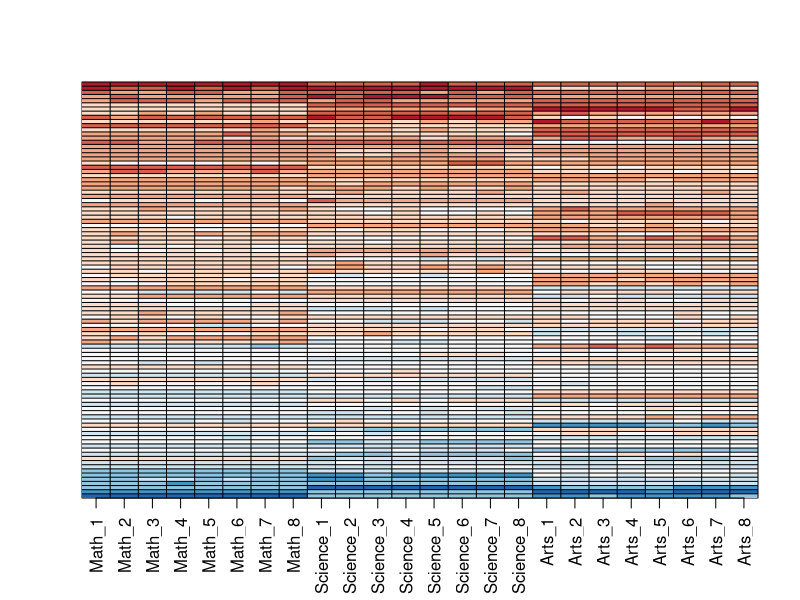
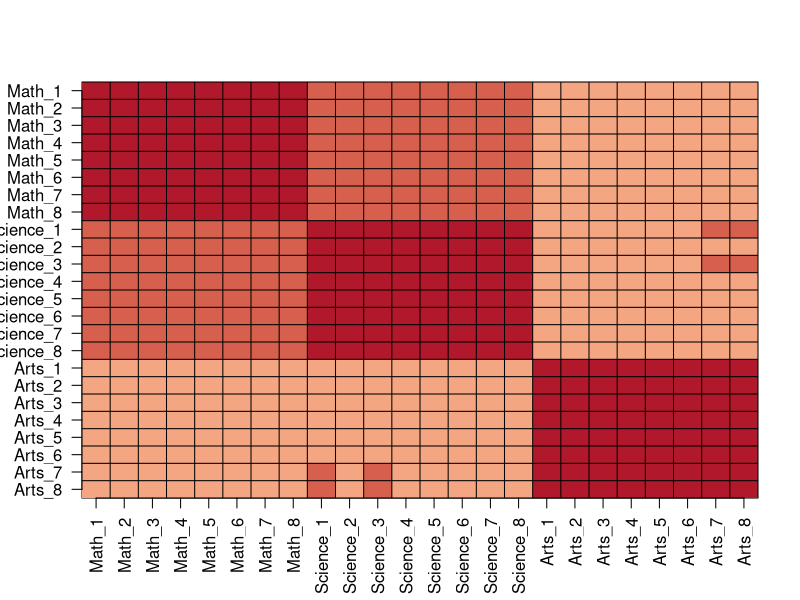
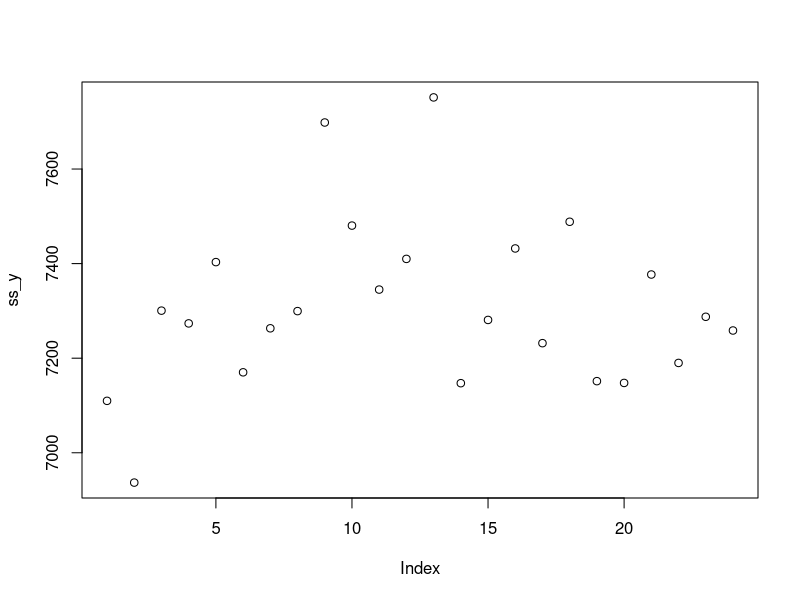
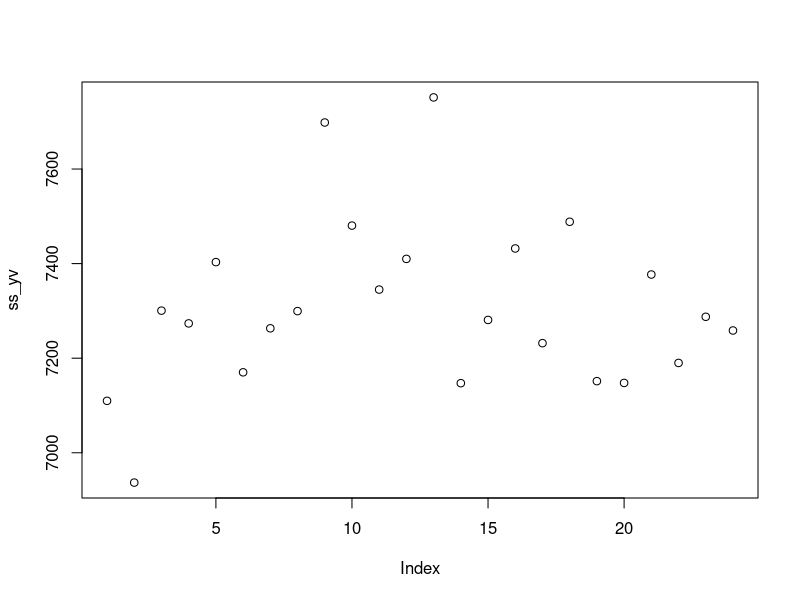

The R script that drew these images, in order: (Note: this script raises an error after producing the figures.)


set.seed(1987)
n <- 100
k <- 8
Sigma <- 64  * matrix(c(1, .75, .5, .75, 1, .5, .5, .5, 1), 3, 3) 
m <- MASS::mvrnorm(n, rep(0, 3), Sigma)
m <- m[order(rowMeans(m), decreasing = TRUE),]
y <- m %x% matrix(rep(1, k), nrow = 1) + matrix(rnorm(matrix(n*k*3)), n, k*3)
colnames(y) <- c(paste(rep("Math",k), 1:k, sep="_"),
                 paste(rep("Science",k), 1:k, sep="_"),
                 paste(rep("Arts",k), 1:k, sep="_"))



#Q1
my_image <- function(x, zlim = range(x), ...){
  colors = rev(RColorBrewer::brewer.pal(9, "RdBu"))
  cols <- 1:ncol(x)
  rows <- 1:nrow(x)
  image(cols, rows, t(x[rev(rows),,drop=FALSE]), xaxt = "n", yaxt = "n",
        xlab="", ylab="",  col = colors, zlim = zlim, ...)
  abline(h=rows + 0.5, v = cols + 0.5)
  axis(side = 1, cols, colnames(x), las = 2)
}
my_image(y)


#Q2
my_image(cor(y), zlim = c(-1,1))
range(cor(y))
axis(side = 2, 1:ncol(y), rev(colnames(y)), las = 2)

#Q3
s <- svd(y)
names(s)

y_svd <- s$u %*% diag(s$d) %*% t(s$v)
max(abs(y - y_svd))


y_sq <- y*y 
ss_y <- colSums(y_sq)
sum(ss_y) 

y_svd_sq <- y_svd*y_svd 
ss_yv <- colSums(y_svd_sq)
sum(ss_yv) 


#Q4
plot(ss_y) 
plot(ss_yv)


#Q5
data.frame(x = sqrt(ss_yv), y = s$d) %>%
  ggplot(aes(x,y)) +
  geom_point()

#Q6
sum(s$d[1:3]^2) / sum(s$d^2)

#Q7
identical(s$u %*% diag(s$d), sweep(s$u, 2, s$d, FUN = "*"))


#Q8
plot(-s$u[,1]*s$d[1], rowMeans(y))


#Q9
my_image(s$v)



